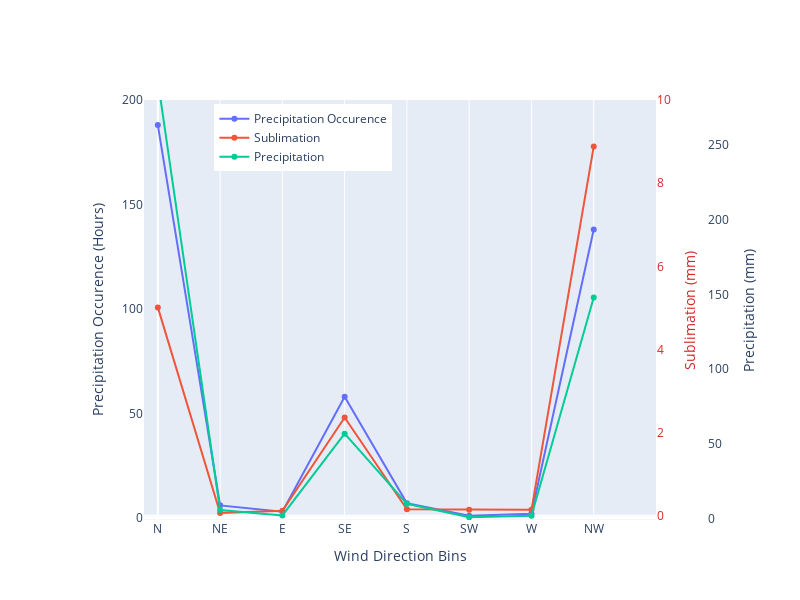

Notebook code cell kept with this figure:
### Code cell
# Let's make a few plots using make_sublots in plotly 
fig = go.Figure()
# for the first figure lets make two y axes, one where we'll have a barplot of the precipitation occurence and the other where we'll have the sublimation rate
fig.add_trace(go.Scatter(x=grouped_prcp_binary.index, y=grouped_prcp_binary.values, name='Precipitation Occurence', yaxis='y1'))
fig.update_yaxes(title_text='Precipitation Occurence')
# add second y-axis
fig.add_trace(go.Scatter(x=grouped_sub.index, y=grouped_sub.values, name='Sublimation', yaxis='y2'))
fig.add_trace(go.Scatter(x=grouped_prcp.index, y=grouped_prcp.values, name='Precipitation', yaxis='y3'))
fig.update_layout(xaxis=dict(domain=[0.1,0.9],
                             title='Wind Direction Bins',
                             range=[-10,360],
                             tickvals=[0,45,90,135,180,225,270,315],
                             ticktext=['N', 'NE', 'E', 'SE', 'S', 'SW', 'W', 'NW']),
                  yaxis=dict(title='Precipitation Occurence (Hours)',
                             range=[-1,200]),
                  yaxis2=dict(title='Sublimation (mm)',
                              overlaying='y',
                              side='right',
                              anchor='x',
                              titlefont=dict(
                                  color="#d62728"
                              ),
                              tickfont=dict(
                                  color="#d62728"
                              ),
                              position=0.8,
                              range=[-.1,10]),
                  yaxis3=dict(
                              title="Precipitation (mm)",
                              anchor="free",
                              overlaying="y",
                              side="right",
                              position=0.98,
                              range=[-1,200*35/25]
                              ))
# remove the grid line for axis 1 and 2
fig.update_yaxes(showgrid=False)
fig.update_layout(
                  height=600,
                  width=800)
# move the legend to the top right of the plot
fig.update_layout(legend=dict(
    yanchor="top",
    y=0.99,
    xanchor="left",
    x=0.21
))

### Figure 1 — Plotly figure (JSON) as saved in the notebook; plotly's stock layout.template omitted (floating-point values rounded to 4 significant figures)
{"data": [{"name": "Precipitation Occurence", "type": "scatter", "x": [0, 45, 90, 135, 180, 225, 270, 315], "y": [188, 6, 3, 58, 7, 1, 2, 138], "yaxis": "y"}, {"name": "Sublimation", "type": "scatter", "x": [0, 45, 90, 135, 180, 225, 270, 315], "y": [5.013, 0.06683, 0.123, 2.365, 0.1584, 0.1449, 0.1451, 8.884], "yaxis": "y2"}, {"name": "Precipitation", "type": "scatter", "x": [0, 45, 90, 135, 180, 225, 270, 315], "y": [293.1, 5.727, 2.081, 56.77, 9.841, 0.8185, 1.791, 147.9], "yaxis": "y3"}], "layout": {"height": 600, "legend": {"x": 0.21, "xanchor": "left", "y": 0.99, "yanchor": "top"}, "width": 800, "xaxis": {"domain": [0.1, 0.9], "range": [-10, 360], "ticktext": ["N", "NE", "E", "SE", "S", "SW", "W", "NW"], "tickvals": [0, 45, 90, 135, 180, 225, 270, 315], "title": {"text": "Wind Direction Bins"}}, "yaxis": {"range": [-1, 200], "showgrid": false, "title": {"text": "Precipitation Occurence (Hours)"}}, "yaxis2": {"anchor": "x", "overlaying": "y", "position": 0.8, "range": [-0.1, 10], "showgrid": false, "side": "right", "tickfont": {"color": "#d62728"}, "title": {"font": {"color": "#d62728"}, "text": "Sublimation (mm)"}}, "yaxis3": {"anchor": "free", "overlaying": "y", "position": 0.98, "range": [-1, 280], "showgrid": false, "side": "right", "title": {"text": "Precipitation (mm)"}}}}
